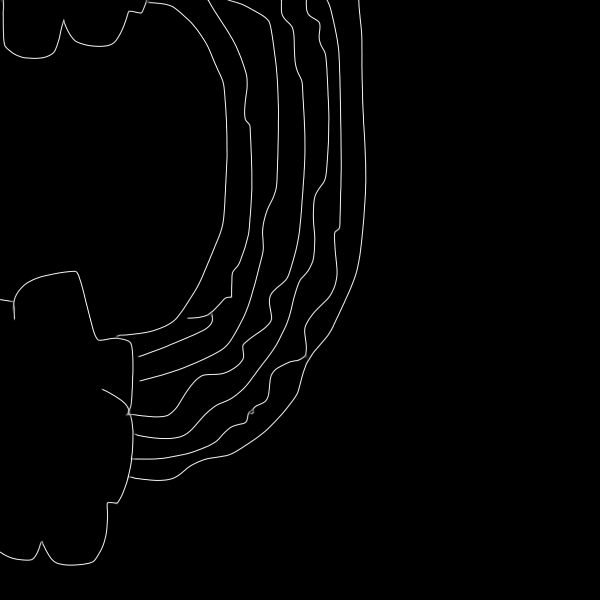
#> input picture main/graph_extraction/testcases/input/1.png, 600 x 600 px, found by its file name
$ python dist.py
#> lines starting #> are read from the running program, lines starting #| are printed output that depends on the picture; after the words box and inside, x2 and y2 are one past the last pixel; in counts of white or black regions, pixels touching at a corner belong together
import numpy as np
import cv2


img = cv2.imread("testcases/input/1.png", cv2.IMREAD_GRAYSCALE)
#> img is the input picture: shape (600, 600); min 0, max 255, mean 3.1


_, binary = cv2.threshold(img, 0, 255, cv2.THRESH_BINARY)
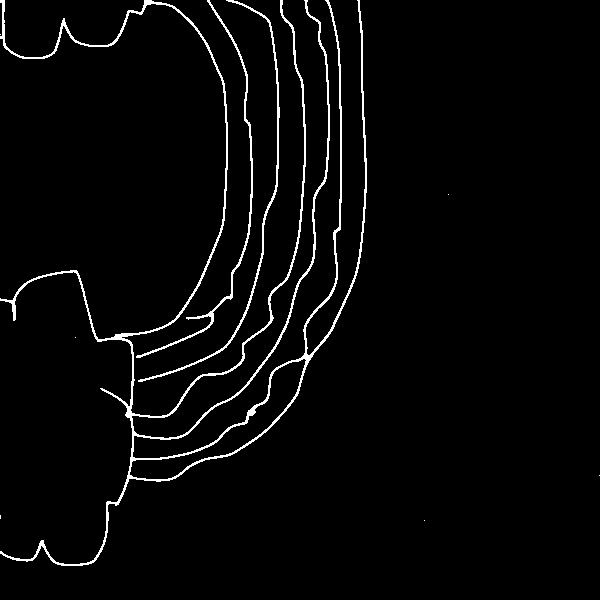
#> binary: shape (600, 600); 2.9% white in thin lines or dots
adjusted = cv2.adaptiveThreshold(
    img, 255, cv2.ADAPTIVE_THRESH_GAUSSIAN_C, cv2.THRESH_BINARY, 3, 1)
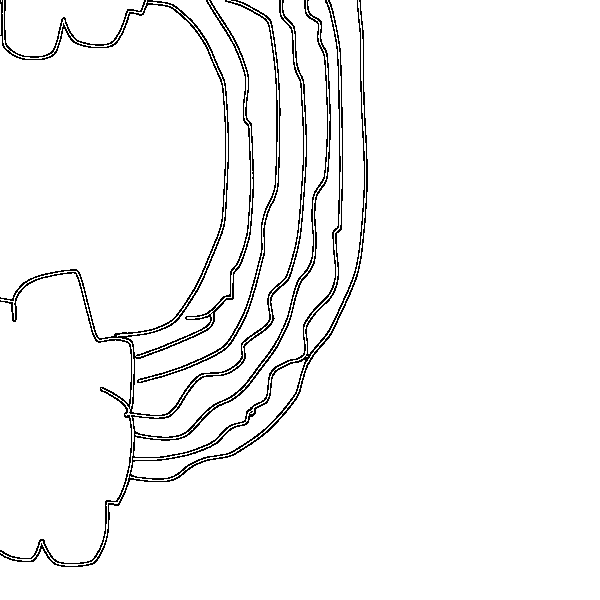
#> adjusted: shape (600, 600); 96.1% white; black in thin lines or dots, all inside (x1, y1, x2, y2) = (0, 0, 368, 567)

adjusted = 255-adjusted
cv2.imwrite("debug_files/adaptivethresh.png", adjusted)
binary = cv2.subtract(binary, adjusted)
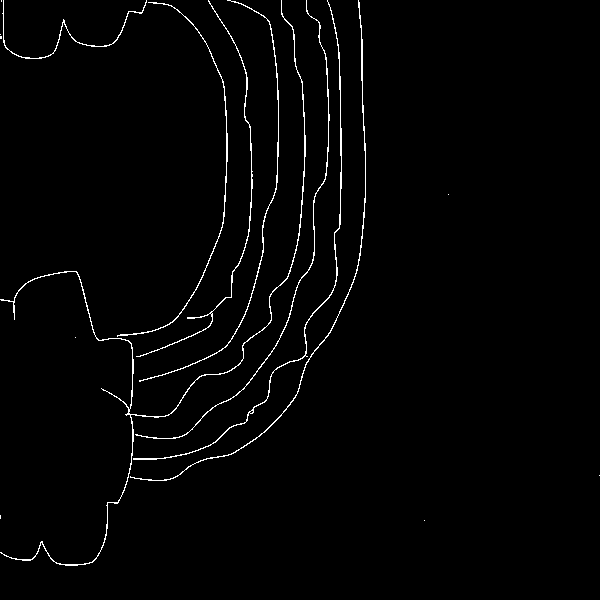
#> binary: shape (600, 600); 1.6% white in thin lines or dots
cv2.imwrite("debug_files/bin_adjusted.png", binary)
res = cv2.distanceTransform(255- binary, cv2.DIST_L2, 5)
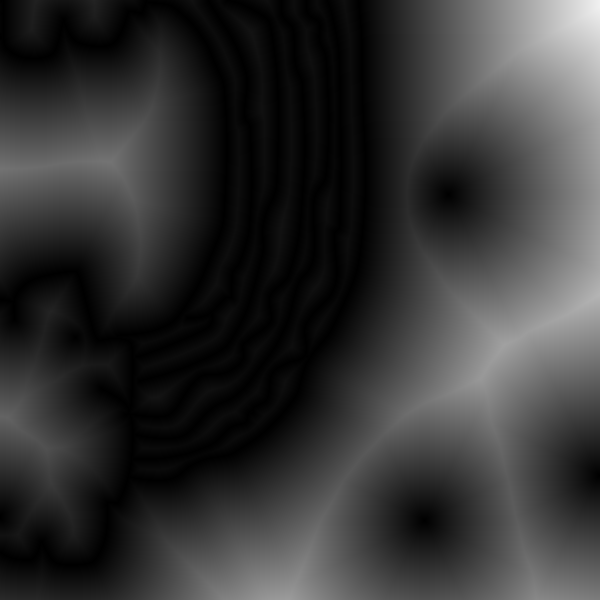
#> res: shape (600, 600) float32; min 0, max 240.4, mean 53.2
dist_dbg= cv2.normalize(
        res,
        None,
        alpha=0,
        beta=255,
        norm_type=cv2.NORM_MINMAX
    ).astype(np.uint8)
cv2.imwrite("debug_files/dt.png", dist_dbg)

$ run again, with main/graph_extraction/testcases/input/10.png copied over main/graph_extraction/testcases/input/1.png
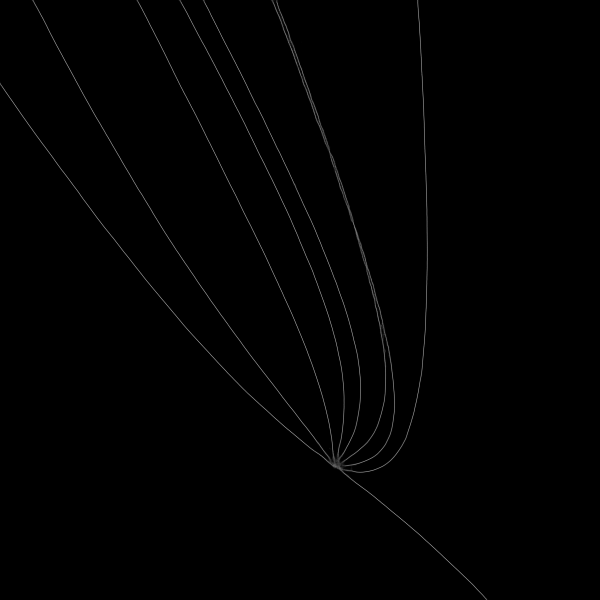
#> input picture main/graph_extraction/testcases/input/10.png, 600 x 600 px, found by its file name
#> img is the input picture: shape (600, 600); min 0, max 120, mean 1.2
#> `_, binary = cv2.threshold(img, 0, 255, cv2.THRESH_BINARY)`:
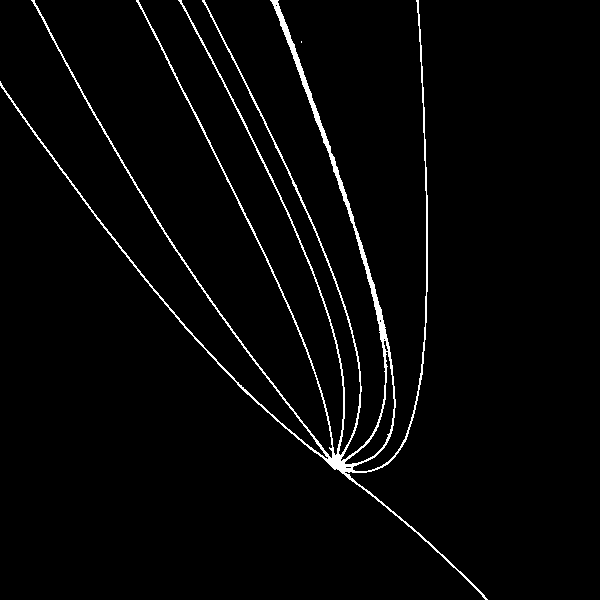
#> binary: shape (600, 600); 2.5% white in thin lines or dots, all inside (x1, y1, x2, y2) = (0, 0, 488, 600)
#> `res = cv2.distanceTransform(255- binary, cv2.DIST_L2, 5)`:
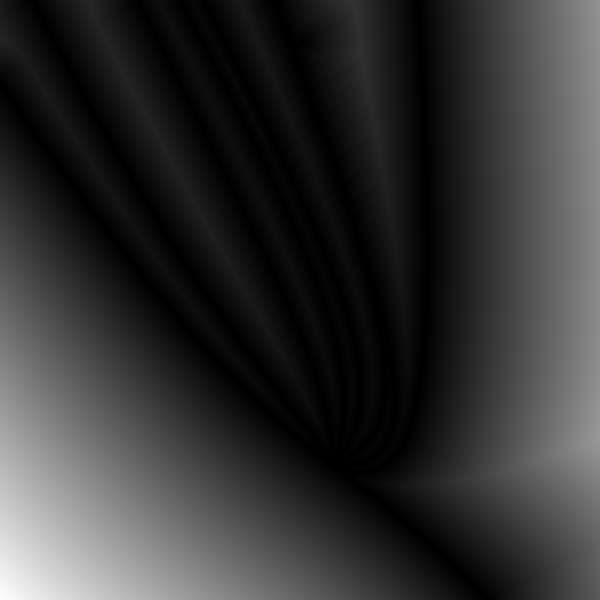
#> res: shape (600, 600) float32; min 0, max 317.2, mean 63.5; drawn with min black and max white

$ run again, with main/graph_extraction/testcases/input/11.png copied over main/graph_extraction/testcases/input/1.png
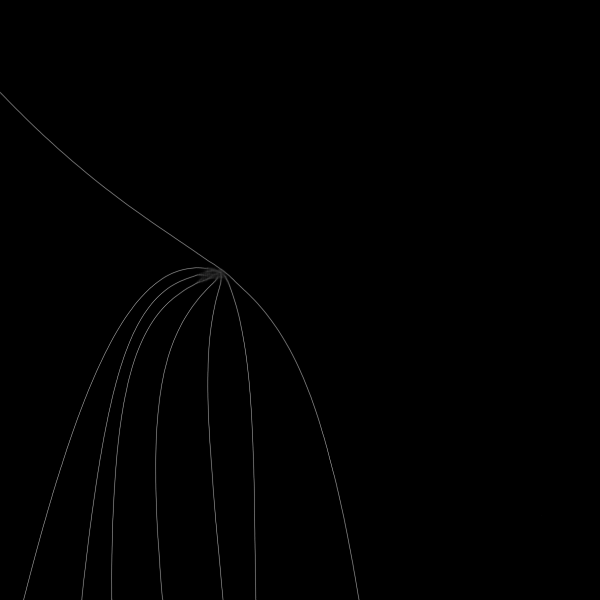
#> input picture main/graph_extraction/testcases/input/11.png, 600 x 600 px, found by its file name
#> img is the input picture: shape (600, 600); min 0, max 115, mean 0.8
#> `_, binary = cv2.threshold(img, 0, 255, cv2.THRESH_BINARY)`:
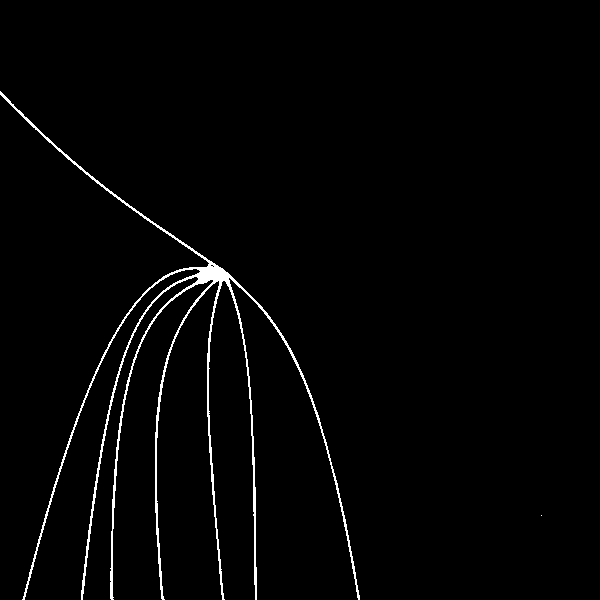
#> binary: shape (600, 600); 1.8% white in thin lines or dots, all inside (x1, y1, x2, y2) = (0, 91, 542, 600)
#> `res = cv2.distanceTransform(255- binary, cv2.DIST_L2, 5)`:
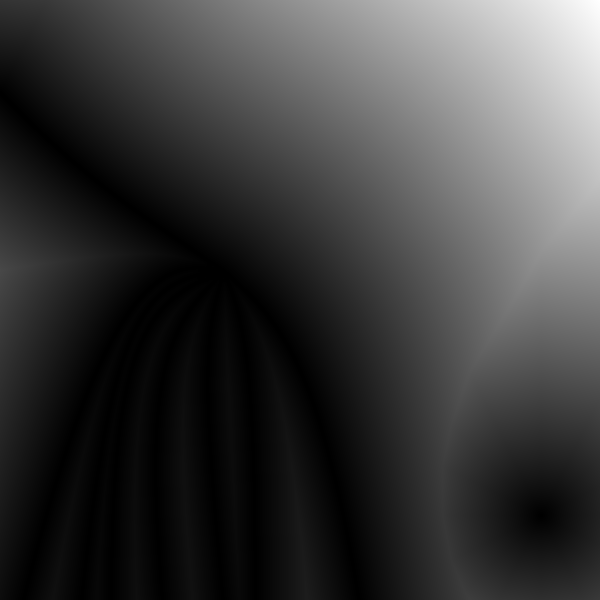
#> res: shape (600, 600) float32; min 0, max 453.9, mean 106.6; drawn with min black and max white

$ run again, with main/graph_extraction/testcases/input/12.png copied over main/graph_extraction/testcases/input/1.png
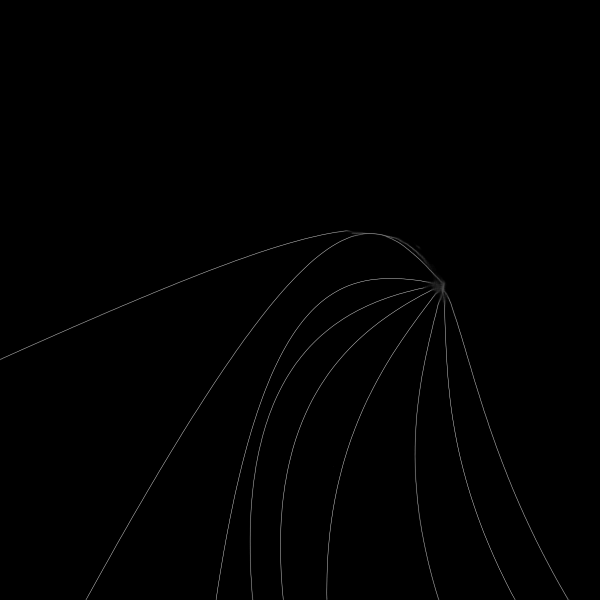
#> input picture main/graph_extraction/testcases/input/12.png, 600 x 600 px, found by its file name
#> img is the input picture: shape (600, 600); min 0, max 122, mean 1
#> `_, binary = cv2.threshold(img, 0, 255, cv2.THRESH_BINARY)`:
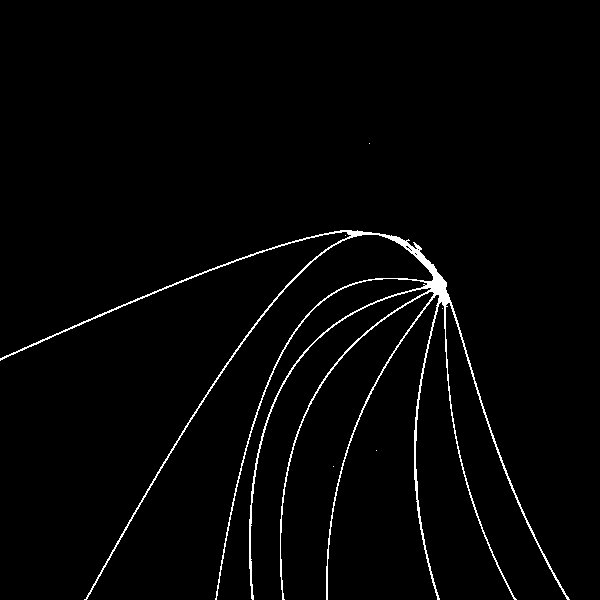
#> binary: shape (600, 600); 2% white in thin lines or dots, all inside (x1, y1, x2, y2) = (0, 143, 570, 600)
#> `res = cv2.distanceTransform(255- binary, cv2.DIST_L2, 5)`:
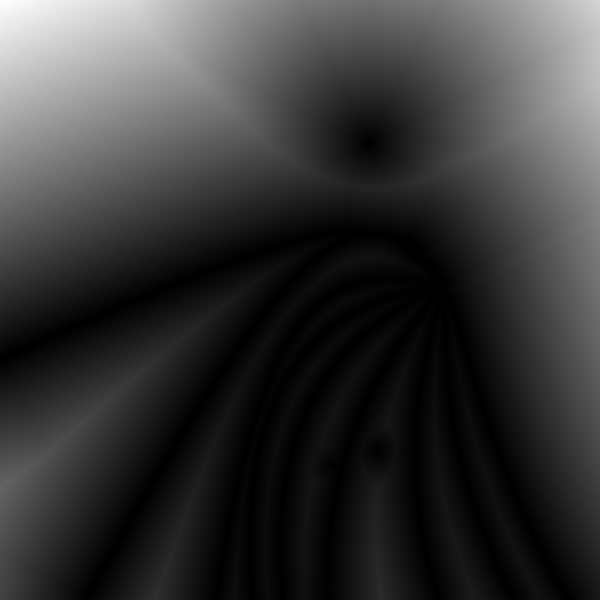
#> res: shape (600, 600) float32; min 0, max 323.5, mean 70.9; drawn with min black and max white
